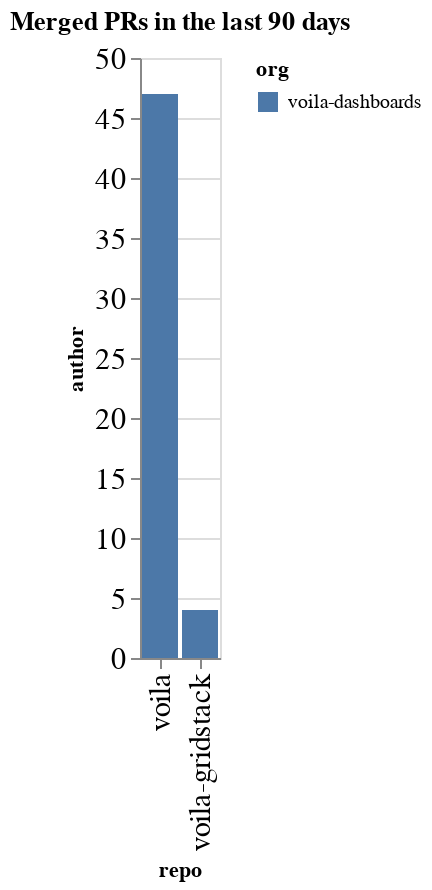

The cell this chart's notebook holds for it:
### Code cell
prs_by_repo = merged.groupby(['org', 'repo']).count()['author'].reset_index().sort_values(['org', 'author'], ascending=False)
alt.Chart(data=prs_by_repo, title=f"Merged PRs in the last {n_days} days").mark_bar().encode(
    x=alt.X('repo', sort=prs_by_repo['repo'].values.tolist()),
    y='author',
    color='org'
)

### Figure 1 — Vega-Lite specification as saved in the notebook (floating-point values rounded to 4 significant figures)
{"config": {"axisLeft": {"labelFontSize": 15}, "axisBottom": {"labelFontSize": 15}}, "data": {"name": "data-f4a4276bda095aaa4ad01c4595dd9e10"}, "mark": "bar", "encoding": {"color": {"type": "nominal", "field": "org"}, "x": {"type": "nominal", "field": "repo", "sort": ["voila", "voila-gridstack"]}, "y": {"type": "quantitative", "field": "author"}}, "title": "Merged PRs in the last 90 days", "$schema": "https://vega.github.io/schema/vega-lite/v4.8.1.json", "datasets": {"data-f4a4276bda095aaa4ad01c4595dd9e10": [{"org": "voila-dashboards", "repo": "voila", "author": 47}, {"org": "voila-dashboards", "repo": "voila-gridstack", "author": 4}]}}
